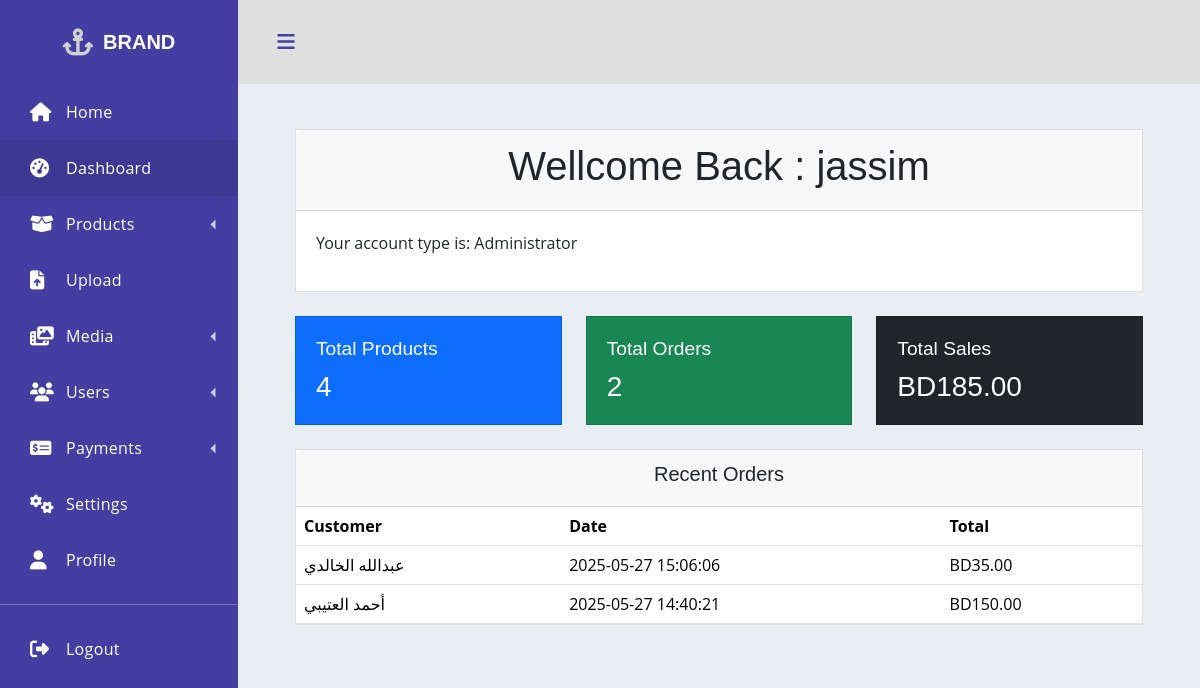
/admin/dashboard/index.php (signed in), run on the app's committed database.
### tables this page shows
CREATE TABLE `orders` (
  `order_id` int(11) NOT NULL,
  `customer_name` varchar(100) DEFAULT NULL,
  `customer_email` varchar(100) DEFAULT NULL,
  `order_date` timestamp NOT NULL DEFAULT current_timestamp(),
  `status` enum('جديد','قيد التجهيز','مكتمل','ملغي') DEFAULT 'جديد',
  `customer_phone` varchar(20) DEFAULT NULL,
  `gender` enum('ذكر','أنثى') DEFAULT NULL
);

### admin/dashboard/index.php (the view, shortened to what this page needs)
<?php
$servername = "localhost";
$username = "root";
$password = "";
$dbname = "brids_db";
$conn = new mysqli($servername, $username, $password, $dbname);
$admin_name = isset($_SESSION['admin_name']) ? $_SESSION['admin_name'] : 'AdminUser';
$product_count_result = $conn->query("SELECT COUNT(*) as total FROM products");
$product_count = $product_count_result ? $product_count_result->fetch_assoc()['total'] : 0;
$order_count_result = $conn->query("SELECT COUNT(*) as total FROM orders");
$order_count = $order_count_result ? $order_count_result->fetch_assoc()['total'] : 0;
$sales_total_result = $conn->query("SELECT SUM(quantity * price) as total FROM order_items");
$sales_total = $sales_total_result ? $sales_total_result->fetch_assoc()['total'] : 0;
$recent_orders = $conn->query("
    SELECT o.order_id, o.customer_name, o.order_date, IFNULL(SUM(oi.price * oi.quantity), 0) AS total_price
    FROM orders o
    LEFT JOIN order_items oi ON o.order_id = oi.fk_order_id
    GROUP BY o.order_id
    ORDER BY o.order_date DESC
    LIMIT 5
");
?>
<head>
<link href="https://cdn.jsdelivr.net/npm/bootstrap@5.3.3/dist/css/bootstrap.min.css" rel="stylesheet">
<link rel="stylesheet" href="https://cdnjs.cloudflare.com/ajax/libs/font-awesome/6.5.0/css/all.min.css">
</head>
<body>
<div class='dashboard'>
  <div class="dashboard-nav">
    <header>
      <a href="#" class="brand-logo"><i class="fas fa-anchor"></i> <span>BRAND</span></a>
    </header>
    <nav class="dashboard-nav-list">
      <a href="#" class="dashboard-nav-item"><i class="fas fa-home"></i> Home</a>
      <a href="#" class="dashboard-nav-item active"><i class="fas fa-tachometer-alt"></i> Dashboard</a>
      <div class='dashboard-nav-dropdown'>
        <a href="#!" class="dashboard-nav-item dashboard-nav-dropdown-toggle"><i class="fa-solid fa-box-open"></i> Products</a>
      </div>
      <a href="#" class="dashboard-nav-item"><i class="fas fa-file-upload"></i> Upload</a>
      <div class='dashboard-nav-dropdown'>
        <a href="#!" class="dashboard-nav-item dashboard-nav-dropdown-toggle"><i class="fas fa-photo-video"></i> Media</a>
      </div>
      <div class='dashboard-nav-dropdown'>
        <a href="#!" class="dashboard-nav-item dashboard-nav-dropdown-toggle"><i class="fas fa-users"></i> Users</a>
      </div>
      <div class='dashboard-nav-dropdown'>
        <a href="#!" class="dashboard-nav-item dashboard-nav-dropdown-toggle"><i class="fas fa-money-check-alt"></i> Payments</a>
      </div>
      <a href="#" class="dashboard-nav-item"><i class="fas fa-cogs"></i> Settings</a>
      <a href="#" class="dashboard-nav-item"><i class="fas fa-user"></i> Profile</a>
      <div class="nav-item-divider"></div>
      <a  href="logout.php" class="dashboard-nav-item"><i class="fas fa-sign-out-alt"></i> Logout</a>
    </nav>
  </div>
  <div class='dashboard-app'>
    <header class='dashboard-toolbar'><a href="#!" class="menu-toggle"><i class="fas fa-bars"></i></a></header>
    <div class='dashboard-content'>
      <div class='container'>
        <div class='card mb-4'>
          <div class='card-header'>
    <h1>Wellcome Back : <?php echo htmlspecialchars($admin_name); ?> </h1>
          </div>
          <div class='card-body'>
            <p>Your account type is: Administrator</p>
          </div>
        </div>
        <div class="row mb-4">
          <div class="col-md-4">
            <div class="card text-white bg-primary">
              <div class="card-body">
                <h5>Total Products</h5>
                <h3><?= $product_count ?></h3>
              </div>
            </div>
          </div>
          <div class="col-md-4">
            <div class="card text-white bg-success">
              <div class="card-body">
                <h5>Total Orders</h5>
                <h3><?= $order_count ?></h3>
              </div>
            </div>
          </div>
          <div class="col-md-4">
            <div class="card text-white bg-dark">
              <div class="card-body">
                <h5>Total Sales</h5>
                <h3>BD<?= number_format($sales_total ?? 0, 2) ?></h3>
              </div>
            </div>
          </div>
        </div>
        <div class='card'>
          <div class='card-header'>
            <h5>Recent Orders</h5>
          </div>
          <div class='card-body p-0'>
            <table class="table mb-0">
              <thead>
                <tr>
                  <th>Customer</th>
                  <th>Date</th>
                  <th>Total</th>
                </tr>
              </thead>
              <tbody>
                <?php while($row = $recent_orders->fetch_assoc()): ?>
                  <tr>
                    <td><?= $row['customer_name'] ?></td>
                    <td><?= $row['order_date'] ?></td>
                    <td>BD<?= number_format($row['total_price'], 2) ?></td>
                  </tr>
                <?php endwhile; ?>
              </tbody>
            </table>
          </div>
        </div>
      </div>
    </div>
  </div>
</div>
</body>
</html>
</body>

### data on the page
orders: customer_name "عبدالله الخالدي", order_date "2025-05-27 15:06:06", total_price "35.00"
orders: customer_name "أحمد العتيبي", order_date "2025-05-27 14:40:21", total_price "150.00"

### other printed values
$admin_name "jassim"
$product_count "4"
$order_count "2"
$sales_total "185.00"
